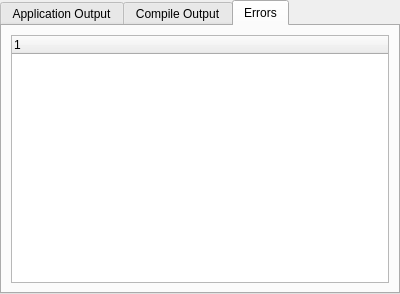
<?xml version="1.0" encoding="UTF-8"?>
<ui version="4.0">
 <class>OutputWidget</class>
 <widget class="QTabWidget" name="OutputWidget">
  <property name="geometry">
   <rect>
    <x>0</x>
    <y>0</y>
    <width>400</width>
    <height>294</height>
   </rect>
  </property>
  <property name="windowTitle">
   <string>TabWidget</string>
  </property>
  <property name="currentIndex">
   <number>2</number>
  </property>
  <property name="documentMode">
   <bool>false</bool>
  </property>
  <widget class="QWidget" name="ApplicationOutput">
   <attribute name="title">
    <string>Application Output</string>
   </attribute>
   <layout class="QVBoxLayout" name="verticalLayout">
    <item>
     <widget class="QSPTextBrowser" name="appBrowserOutput"/>
    </item>
   </layout>
  </widget>
  <widget class="QWidget" name="CompilerOutput">
   <attribute name="title">
    <string>Compile Output</string>
   </attribute>
   <layout class="QVBoxLayout" name="verticalLayout_2">
    <item>
     <widget class="QSPTextBrowser" name="compilerBrowserOutput"/>
    </item>
   </layout>
  </widget>
  <widget class="QWidget" name="ErrorsOutput">
   <attribute name="title">
    <string>Errors</string>
   </attribute>
   <layout class="QVBoxLayout" name="verticalLayout_3">
    <item>
     <widget class="QSPErrorListWidget" name="errorListWidget"/>
    </item>
   </layout>
  </widget>
 </widget>
 <customwidgets>
  <customwidget>
   <class>QSPTextBrowser</class>
   <extends>QTextBrowser</extends>
   <header>qsptextbrowser.h</header>
  </customwidget>
  <customwidget>
   <class>QSPErrorListWidget</class>
   <extends>QTreeWidget</extends>
   <header>qsperrorlistwidget.h</header>
  </customwidget>
 </customwidgets>
 <resources/>
 <connections/>
</ui>
